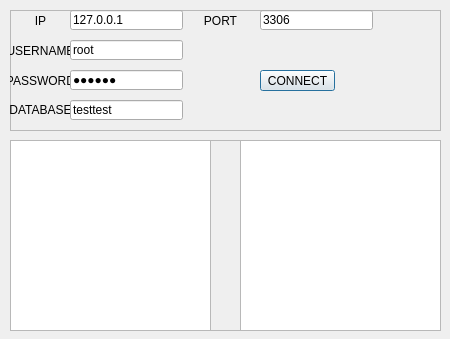
<?xml version="1.0" encoding="UTF-8"?>
<ui version="4.0">
 <class>Dialog</class>
 <widget class="QDialog" name="Dialog">
  <property name="geometry">
   <rect>
    <x>0</x>
    <y>0</y>
    <width>450</width>
    <height>339</height>
   </rect>
  </property>
  <property name="windowTitle">
   <string>Dialog</string>
  </property>
  <widget class="QFrame" name="frameDbConn">
   <property name="geometry">
    <rect>
     <x>10</x>
     <y>10</y>
     <width>431</width>
     <height>121</height>
    </rect>
   </property>
   <property name="frameShape">
    <enum>QFrame::StyledPanel</enum>
   </property>
   <property name="frameShadow">
    <enum>QFrame::Raised</enum>
   </property>
   <widget class="QLabel" name="labelIp">
    <property name="geometry">
     <rect>
      <x>0</x>
      <y>0</y>
      <width>61</width>
      <height>21</height>
     </rect>
    </property>
    <property name="text">
     <string>IP</string>
    </property>
    <property name="alignment">
     <set>Qt::AlignCenter</set>
    </property>
   </widget>
   <widget class="QLabel" name="labelUserName">
    <property name="geometry">
     <rect>
      <x>0</x>
      <y>30</y>
      <width>61</width>
      <height>21</height>
     </rect>
    </property>
    <property name="text">
     <string>USERNAME</string>
    </property>
    <property name="alignment">
     <set>Qt::AlignCenter</set>
    </property>
   </widget>
   <widget class="QLabel" name="labelPassword">
    <property name="geometry">
     <rect>
      <x>0</x>
      <y>60</y>
      <width>61</width>
      <height>21</height>
     </rect>
    </property>
    <property name="text">
     <string>PASSWORD</string>
    </property>
    <property name="alignment">
     <set>Qt::AlignCenter</set>
    </property>
   </widget>
   <widget class="QPushButton" name="pushButtonConnect">
    <property name="geometry">
     <rect>
      <x>250</x>
      <y>60</y>
      <width>75</width>
      <height>21</height>
     </rect>
    </property>
    <property name="text">
     <string>CONNECT</string>
    </property>
   </widget>
   <widget class="QLabel" name="labelDatabase">
    <property name="geometry">
     <rect>
      <x>0</x>
      <y>90</y>
      <width>61</width>
      <height>20</height>
     </rect>
    </property>
    <property name="text">
     <string>DATABASE</string>
    </property>
    <property name="alignment">
     <set>Qt::AlignCenter</set>
    </property>
   </widget>
   <widget class="QLineEdit" name="lineEdit_Ip">
    <property name="geometry">
     <rect>
      <x>60</x>
      <y>0</y>
      <width>113</width>
      <height>20</height>
     </rect>
    </property>
    <property name="text">
     <string>127.0.0.1</string>
    </property>
   </widget>
   <widget class="QLineEdit" name="lineEditUserName">
    <property name="geometry">
     <rect>
      <x>60</x>
      <y>30</y>
      <width>113</width>
      <height>20</height>
     </rect>
    </property>
    <property name="text">
     <string>root</string>
    </property>
   </widget>
   <widget class="QLineEdit" name="lineEditPassword">
    <property name="geometry">
     <rect>
      <x>60</x>
      <y>60</y>
      <width>113</width>
      <height>20</height>
     </rect>
    </property>
    <property name="text">
     <string>123123</string>
    </property>
    <property name="echoMode">
     <enum>QLineEdit::Password</enum>
    </property>
   </widget>
   <widget class="QLineEdit" name="lineEditDatabase">
    <property name="geometry">
     <rect>
      <x>60</x>
      <y>90</y>
      <width>113</width>
      <height>20</height>
     </rect>
    </property>
    <property name="text">
     <string>testtest</string>
    </property>
    <property name="echoMode">
     <enum>QLineEdit::Normal</enum>
    </property>
   </widget>
   <widget class="QLabel" name="labelPort">
    <property name="geometry">
     <rect>
      <x>180</x>
      <y>0</y>
      <width>61</width>
      <height>21</height>
     </rect>
    </property>
    <property name="text">
     <string>PORT</string>
    </property>
    <property name="alignment">
     <set>Qt::AlignCenter</set>
    </property>
   </widget>
   <widget class="QLineEdit" name="lineEditPort">
    <property name="geometry">
     <rect>
      <x>250</x>
      <y>0</y>
      <width>113</width>
      <height>20</height>
     </rect>
    </property>
    <property name="text">
     <string>3306</string>
    </property>
   </widget>
  </widget>
  <widget class="QFrame" name="frameTableFeild">
   <property name="geometry">
    <rect>
     <x>10</x>
     <y>140</y>
     <width>431</width>
     <height>191</height>
    </rect>
   </property>
   <property name="frameShape">
    <enum>QFrame::StyledPanel</enum>
   </property>
   <property name="frameShadow">
    <enum>QFrame::Raised</enum>
   </property>
   <widget class="QListWidget" name="listWidgetTables">
    <property name="geometry">
     <rect>
      <x>0</x>
      <y>0</y>
      <width>201</width>
      <height>191</height>
     </rect>
    </property>
   </widget>
   <widget class="QListWidget" name="listWidgetFeilds">
    <property name="geometry">
     <rect>
      <x>230</x>
      <y>0</y>
      <width>201</width>
      <height>191</height>
     </rect>
    </property>
   </widget>
  </widget>
 </widget>
 <resources/>
 <connections/>
</ui>
